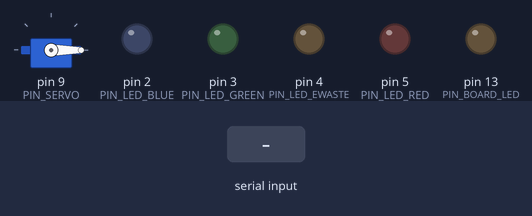
A sketch run on a simulated Arduino Uno, built with avr-gcc and run on an emulated ATmega328P. On the bench: servo, output pins drawn as LEDs (lit = HIGH). The inputs (shaded band) are chosen by the test bench.

Above: at 1.5 s.
1.6 s: "B" received over Serial
At 1.67 s:
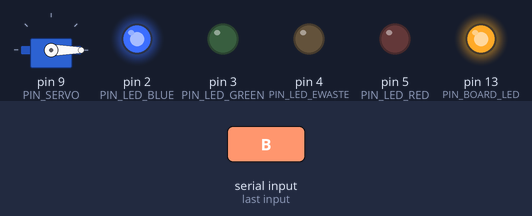
At 2.4 s:
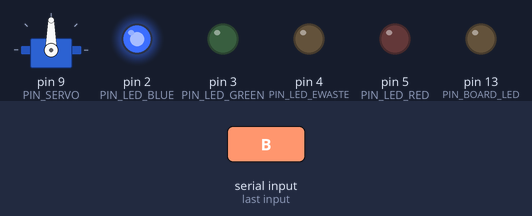
3.4 s: "G" received over Serial
At 6.7 s:
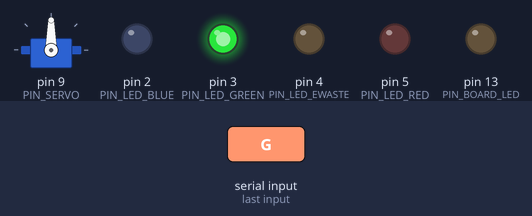
Timing chart, 0 to 11.0 s (numbered marks = the images above; inputs shaded):
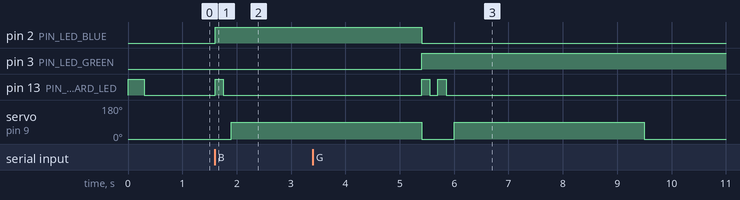

Measured:
- after the input at 1.6 s, pin 2 (PIN_LED_BLUE): LOW → HIGH at once; pin 13 (PIN_BOARD_LED): LOW → HIGH at once, → LOW 0.15 s later; servo on pin 9 (PIN_SERVO): 0° → 90° after 0.30 s
- after the input at 3.4 s, pin 2 (PIN_LED_BLUE): HIGH → LOW after 2.0 s; pin 3 (PIN_LED_GREEN): LOW → HIGH after 2.0 s; pin 13 (PIN_BOARD_LED): alternates HIGH for 0.15 s and LOW for 0.15 s, 4 changes in all, then stays LOW, starting after 2.0 s

The sketch:

smart_bin_uno.ino
```cpp
/*
 * WasteSight AI Pro — Autonomous Smart Bin Firmware (Arduino Uno)
 * Receives 1-byte UART Serial commands (9600 baud) from bridge.py:
 *   'B' -> Blue Bin (Dry Recyclable)   | Pin 2 LED + 1x Pin 13 Blink + Servo 90°
 *   'G' -> Green Bin (Wet Compost)     | Pin 3 LED + 2x Pin 13 Blink + Servo 90°
 *   'E' -> Black Bin (E-Waste)         | Pin 4 LED + 3x Pin 13 Blink + Servo 90°
 *   'R' -> Red Bin (Reject/Contam.)    | Pin 5 LED + 4x Pin 13 Blink + Servo 90°
 */

#include <Servo.h>

Servo binServo;

const int PIN_LED_BLUE   = 2;  // Dry Recyclable
const int PIN_LED_GREEN  = 3;  // Wet Compost
const int PIN_LED_EWASTE = 4;  // E-Waste
const int PIN_LED_RED    = 5;  // Reject / Contaminated
const int PIN_BOARD_LED  = 13; // Built-in Arduino Uno status LED
const int PIN_SERVO      = 9;  // SG90 Servo Motor signal pin

void setup() {
  Serial.begin(9600);

  pinMode(PIN_LED_BLUE, OUTPUT);
  pinMode(PIN_LED_GREEN, OUTPUT);
  pinMode(PIN_LED_EWASTE, OUTPUT);
  pinMode(PIN_LED_RED, OUTPUT);
  pinMode(PIN_BOARD_LED, OUTPUT);

  binServo.attach(PIN_SERVO);
  binServo.write(0); // Default locked/closed lid position

  // Power-on self-test blink
  digitalWrite(PIN_BOARD_LED, HIGH);
  delay(300);
  digitalWrite(PIN_BOARD_LED, LOW);
}

void loop() {
  if (Serial.available() > 0) {
    char cmd = Serial.read();

    // Reset all indicator LEDs before actuating active stream
    digitalWrite(PIN_LED_BLUE, LOW);
    digitalWrite(PIN_LED_GREEN, LOW);
    digitalWrite(PIN_LED_EWASTE, LOW);
    digitalWrite(PIN_LED_RED, LOW);
    digitalWrite(PIN_BOARD_LED, LOW);

    if (cmd == 'B') { // Blue Bin - Dry Recyclable
      digitalWrite(PIN_LED_BLUE, HIGH);
      blinkBuiltin(1);
      openAndCloseLid();
    }
    else if (cmd == 'G') { // Green Bin - Wet Compost
      digitalWrite(PIN_LED_GREEN, HIGH);
      blinkBuiltin(2);
      openAndCloseLid();
    }
    else if (cmd == 'E') { // Black Bin - E-Waste
      digitalWrite(PIN_LED_EWASTE, HIGH);
      blinkBuiltin(3);
      openAndCloseLid();
    }
    else if (cmd == 'R') { // Red Bin - Reject / Contaminated
      digitalWrite(PIN_LED_RED, HIGH);
      blinkBuiltin(4);
      openAndCloseLid();
    }
  }
}

void openAndCloseLid() {
  binServo.write(90);  // Rotate servo 90 degrees to open bin lid
  delay(3500);         // Hold lid open for 3.5 seconds for contactless drop
  binServo.write(0);   // Return lid to closed position
}

void blinkBuiltin(int count) {
  for (int i = 0; i < count; i++) {
    digitalWrite(PIN_BOARD_LED, HIGH);
    delay(150);
    digitalWrite(PIN_BOARD_LED, LOW);
    delay(150);
  }
}
```
